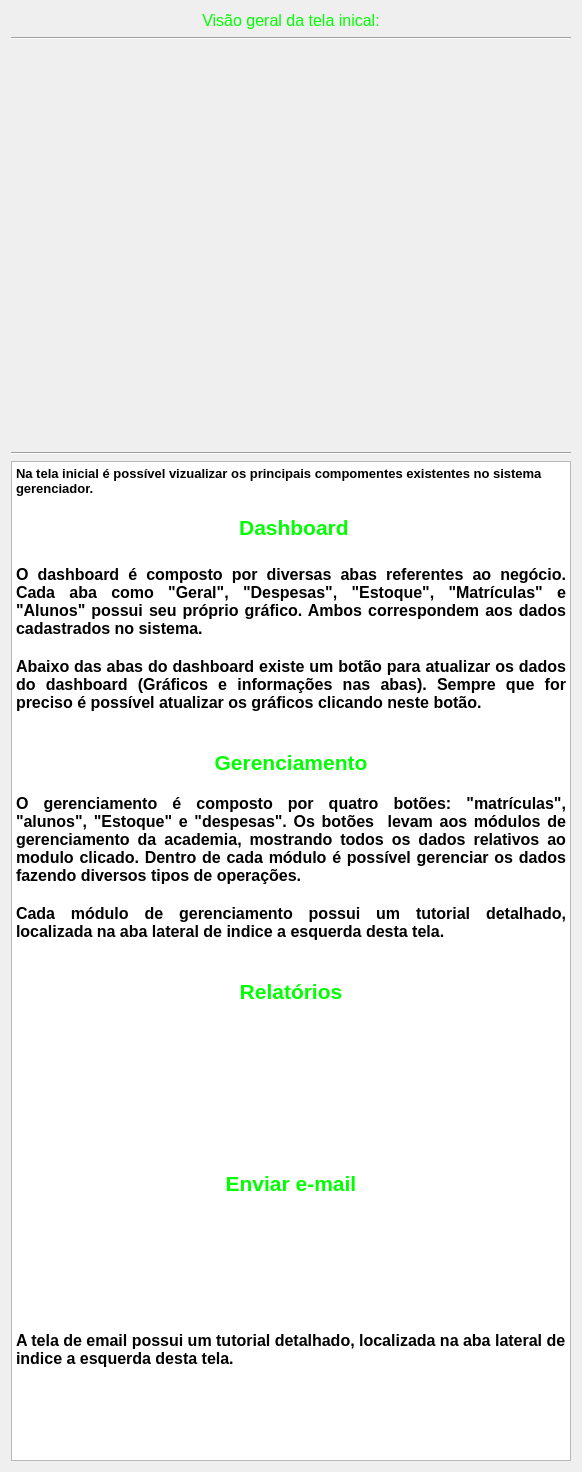
             <widget class="QWidget" name="scrollAreaWidgetContents">
              <property name="geometry">
               <rect>
                <x>0</x>
                <y>0</y>
                <width>578</width>
                <height>1468</height>
               </rect>
              </property>
              <layout class="QVBoxLayout" name="verticalLayout_4">
               <item>
                <widget class="QLabel" name="label_2">
                 <property name="minimumSize">
                  <size>
                   <width>0</width>
                   <height>20</height>
                  </size>
                 </property>
                 <property name="text">
                  <string>&lt;html&gt;&lt;head/&gt;&lt;body&gt;&lt;p align=&quot;center&quot;&gt;&lt;span style=&quot; font-size:12pt; color:#00ff00;&quot;&gt;Visão geral da tela inical:&lt;/span&gt;&lt;/p&gt;&lt;/body&gt;&lt;/html&gt;</string>
                 </property>
                </widget>
               </item>
               <item>
                <widget class="Line" name="line_3">
                 <property name="orientation">
                  <enum>Qt::Horizontal</enum>
                 </property>
                </widget>
               </item>
               <item>
                <widget class="QLabel" name="label">
                 <property name="minimumSize">
                  <size>
                   <width>560</width>
                   <height>400</height>
                  </size>
                 </property>
                 <property name="maximumSize">
                  <size>
                   <width>570</width>
                   <height>400</height>
                  </size>
                 </property>
                 <property name="text">
                  <string/>
                 </property>
                 <property name="pixmap">
                  <pixmap>../../Icons/inical.png</pixmap>
                 </property>
                 <property name="scaledContents">
                  <bool>true</bool>
                 </property>
                </widget>
               </item>
               <item>
                <widget class="Line" name="line_4">
                 <property name="orientation">
                  <enum>Qt::Horizontal</enum>
                 </property>
                </widget>
               </item>
               <item>
                <widget class="QTextBrowser" name="textBrowser">
                 <property name="minimumSize">
                  <size>
                   <width>0</width>
                   <height>1000</height>
                  </size>
                 </property>
                 <property name="html">
                  <string>&lt;!DOCTYPE HTML PUBLIC &quot;-//W3C//DTD HTML 4.0//EN&quot; &quot;http://www.w3.org/TR/REC-html40/strict.dtd&quot;&gt;
&lt;html&gt;&lt;head&gt;&lt;meta name=&quot;qrichtext&quot; content=&quot;1&quot; /&gt;&lt;style type=&quot;text/css&quot;&gt;
p, li { white-space: pre-wrap; }
&lt;/style&gt;&lt;/head&gt;&lt;body style=&quot; font-family:'MS Shell Dlg 2'; font-size:16px; font-weight:600; font-style:normal;&quot;&gt;
&lt;p style=&quot; margin-top:0px; margin-bottom:0px; margin-left:0px; margin-right:0px; -qt-block-indent:0; text-indent:0px;&quot;&gt;&lt;span style=&quot; font-size:10pt;&quot;&gt;Na tela inicial é possível vizualizar os principais compomentes existentes no sistema gerenciador.&lt;/span&gt;&lt;/p&gt;
&lt;p style=&quot;-qt-paragraph-type:empty; margin-top:0px; margin-bottom:0px; margin-left:0px; margin-right:0px; -qt-block-indent:0; text-indent:0px;&quot;&gt;&lt;br /&gt;&lt;/p&gt;
&lt;p align=&quot;center&quot; style=&quot; margin-top:0px; margin-bottom:0px; margin-left:0px; margin-right:0px; -qt-block-indent:0; text-indent:0px;&quot;&gt;&lt;span style=&quot; font-size:16pt; color:#00ff00;&quot;&gt; Dashboard&lt;/span&gt;&lt;/p&gt;
&lt;p align=&quot;justify&quot; style=&quot;-qt-paragraph-type:empty; margin-top:0px; margin-bottom:0px; margin-left:0px; margin-right:0px; -qt-block-indent:0; text-indent:0px; font-size:16pt; color:#00ff00;&quot;&gt;&lt;br /&gt;&lt;/p&gt;
&lt;p align=&quot;justify&quot; style=&quot; margin-top:0px; margin-bottom:0px; margin-left:0px; margin-right:0px; -qt-block-indent:0; text-indent:0px;&quot;&gt;&lt;span style=&quot; font-size:16px;&quot;&gt;O dashboard é composto por diversas abas referentes ao negócio. Cada aba como &amp;quot;Geral&amp;quot;, &amp;quot;Despesas&amp;quot;, &amp;quot;Estoque&amp;quot;, &amp;quot;Matrículas&amp;quot; e &amp;quot;Alunos&amp;quot; possui seu próprio gráfico. Ambos correspondem aos dados cadastrados no sistema.&lt;/span&gt;&lt;/p&gt;
&lt;p style=&quot;-qt-paragraph-type:empty; margin-top:0px; margin-bottom:0px; margin-left:0px; margin-right:0px; -qt-block-indent:0; text-indent:0px;&quot;&gt;&lt;br /&gt;&lt;/p&gt;
&lt;p align=&quot;justify&quot; style=&quot; margin-top:0px; margin-bottom:0px; margin-left:0px; margin-right:0px; -qt-block-indent:0; text-indent:0px;&quot;&gt;&lt;span style=&quot; font-size:16px;&quot;&gt;Abaixo das abas do dashboard existe um botão para atualizar os dados do dashboard (Gráficos e informações nas abas). Sempre que for preciso é possível atualizar os gráficos clicando neste botão.&lt;/span&gt;&lt;/p&gt;
&lt;p style=&quot;-qt-paragraph-type:empty; margin-top:0px; margin-bottom:0px; margin-left:0px; margin-right:0px; -qt-block-indent:0; text-indent:0px;&quot;&gt;&lt;br /&gt;&lt;/p&gt;
&lt;p style=&quot;-qt-paragraph-type:empty; margin-top:0px; margin-bottom:0px; margin-left:0px; margin-right:0px; -qt-block-indent:0; text-indent:0px;&quot;&gt;&lt;br /&gt;&lt;/p&gt;
&lt;p align=&quot;center&quot; style=&quot; margin-top:0px; margin-bottom:0px; margin-left:0px; margin-right:0px; -qt-block-indent:0; text-indent:0px;&quot;&gt;&lt;span style=&quot; font-size:16pt; color:#00ff00;&quot;&gt;Gerenciamento&lt;/span&gt;&lt;/p&gt;
&lt;p style=&quot;-qt-paragraph-type:empty; margin-top:0px; margin-bottom:0px; margin-left:0px; margin-right:0px; -qt-block-indent:0; text-indent:0px;&quot;&gt;&lt;br /&gt;&lt;/p&gt;
&lt;p align=&quot;justify&quot; style=&quot; margin-top:0px; margin-bottom:0px; margin-left:0px; margin-right:0px; -qt-block-indent:0; text-indent:0px;&quot;&gt;&lt;span style=&quot; font-size:16px;&quot;&gt;O gerenciamento é composto por quatro botões: &amp;quot;matrículas&amp;quot;, &amp;quot;alunos&amp;quot;, &amp;quot;Estoque&amp;quot; e &amp;quot;despesas&amp;quot;. Os botões  levam aos módulos de gerenciamento da academia, mostrando todos os dados relativos ao modulo clicado. Dentro de cada módulo é possível gerenciar os dados fazendo diversos tipos de operações.&lt;/span&gt;&lt;/p&gt;
&lt;p align=&quot;justify&quot; style=&quot;-qt-paragraph-type:empty; margin-top:0px; margin-bottom:0px; margin-left:0px; margin-right:0px; -qt-block-indent:0; text-indent:0px;&quot;&gt;&lt;br /&gt;&lt;/p&gt;
&lt;p align=&quot;justify&quot; style=&quot; margin-top:0px; margin-bottom:0px; margin-left:0px; margin-right:0px; -qt-block-indent:0; text-indent:0px;&quot;&gt;&lt;span style=&quot; font-size:16px;&quot;&gt;Cada módulo de gerenciamento possui um tutorial detalhado, localizada na aba lateral de indice a esquerda desta tela.&lt;/span&gt;&lt;/p&gt;
&lt;p style=&quot;-qt-paragraph-type:empty; margin-top:0px; margin-bottom:0px; margin-left:0px; margin-right:0px; -qt-block-indent:0; text-indent:0px;&quot;&gt;&lt;br /&gt;&lt;/p&gt;
&lt;p style=&quot;-qt-paragraph-type:empty; margin-top:0px; margin-bottom:0px; margin-left:0px; margin-right:0px; -qt-block-indent:0; text-indent:0px;&quot;&gt;&lt;br /&gt;&lt;/p&gt;
&lt;p align=&quot;center&quot; style=&quot; margin-top:0px; margin-bottom:0px; margin-left:0px; margin-right:0px; -qt-block-indent:0; text-indent:0px;&quot;&gt;&lt;span style=&quot; font-size:16pt; color:#00ff00;&quot;&gt;Relatórios&lt;/span&gt;&lt;/p&gt;
&lt;p style=&quot;-qt-paragraph-type:empty; margin-top:0px; margin-bottom:0px; margin-left:0px; margin-right:0px; -qt-block-indent:0; text-indent:0px; font-size:12pt; color:#000000;&quot;&gt;&lt;br /&gt;&lt;/p&gt;
&lt;p align=&quot;justify&quot; style=&quot; margin-top:0px; margin-bottom:0px; margin-left:0px; margin-right:0px; -qt-block-indent:0; text-indent:0px;&quot;&gt;&lt;span style=&quot; font-size:12pt; color:#ffffff;&quot;&gt;É possível gerar relatórios referentes a dados de alunos, matrículas, estoque e despesas. No menu lateral localizado na parte esquerda da tela principal existe a aba &amp;quot;Gerar PDF's&amp;quot;, com o respectivo botão para os diferentes tipos de relatórios.&lt;/span&gt;&lt;/p&gt;
&lt;p align=&quot;justify&quot; style=&quot;-qt-paragraph-type:empty; margin-top:0px; margin-bottom:0px; margin-left:0px; margin-right:0px; -qt-block-indent:0; text-indent:0px; font-size:12pt; color:#ffffff;&quot;&gt;&lt;br /&gt;&lt;/p&gt;
&lt;p align=&quot;justify&quot; style=&quot; margin-top:0px; margin-bottom:0px; margin-left:0px; margin-right:0px; -qt-block-indent:0; text-indent:0px;&quot;&gt;&lt;span style=&quot; font-size:12pt; color:#ffffff;&quot;&gt;Cada relatório &lt;/span&gt;&lt;span style=&quot; font-size:16px; color:#ffffff;&quot;&gt;possui um tutorial detalhado, localizada na aba lateral de indice a esquerda desta tela.&lt;/span&gt;&lt;/p&gt;
&lt;p align=&quot;justify&quot; style=&quot;-qt-paragraph-type:empty; margin-top:0px; margin-bottom:0px; margin-left:0px; margin-right:0px; -qt-block-indent:0; text-indent:0px; color:#ffffff;&quot;&gt;&lt;br /&gt;&lt;/p&gt;
&lt;p align=&quot;center&quot; style=&quot; margin-top:0px; margin-bottom:0px; margin-left:0px; margin-right:0px; -qt-block-indent:0; text-indent:0px;&quot;&gt;&lt;span style=&quot; font-size:16pt; color:#00ff00;&quot;&gt;Enviar e-mail&lt;/span&gt;&lt;/p&gt;
&lt;p style=&quot;-qt-paragraph-type:empty; margin-top:0px; margin-bottom:0px; margin-left:0px; margin-right:0px; -qt-block-indent:0; text-indent:0px; font-size:16pt; color:#00ff00;&quot;&gt;&lt;br /&gt;&lt;/p&gt;
&lt;p style=&quot; margin-top:0px; margin-bottom:0px; margin-left:0px; margin-right:0px; -qt-block-indent:0; text-indent:0px;&quot;&gt;&lt;span style=&quot; font-size:12pt; color:#ffffff;&quot;&gt;Para ir para a tela de enviar emails para os alunos, basta fazer o login em uma conta google no botão localizado na parte superior direita da tela inicial. Após a autenticação feita com a conta google, é preciso clicar no botão &amp;quot;Enviar email aos alunos&amp;quot; localizado no menu lateral na parte esquerda da tela.&lt;/span&gt;&lt;/p&gt;
&lt;p style=&quot;-qt-paragraph-type:empty; margin-top:0px; margin-bottom:0px; margin-left:0px; margin-right:0px; -qt-block-indent:0; text-indent:0px; font-size:12pt; color:#000000;&quot;&gt;&lt;br /&gt;&lt;/p&gt;
&lt;p style=&quot; margin-top:0px; margin-bottom:0px; margin-left:0px; margin-right:0px; -qt-block-indent:0; text-indent:0px;&quot;&gt;&lt;span style=&quot; font-size:16px;&quot;&gt;A tela de email possui um tutorial detalhado, localizada na aba lateral de indice a esquerda desta tela.&lt;/span&gt;&lt;/p&gt;&lt;/body&gt;&lt;/html&gt;</string>
                 </property>
                </widget>
               </item>
              </layout>
             </widget>
